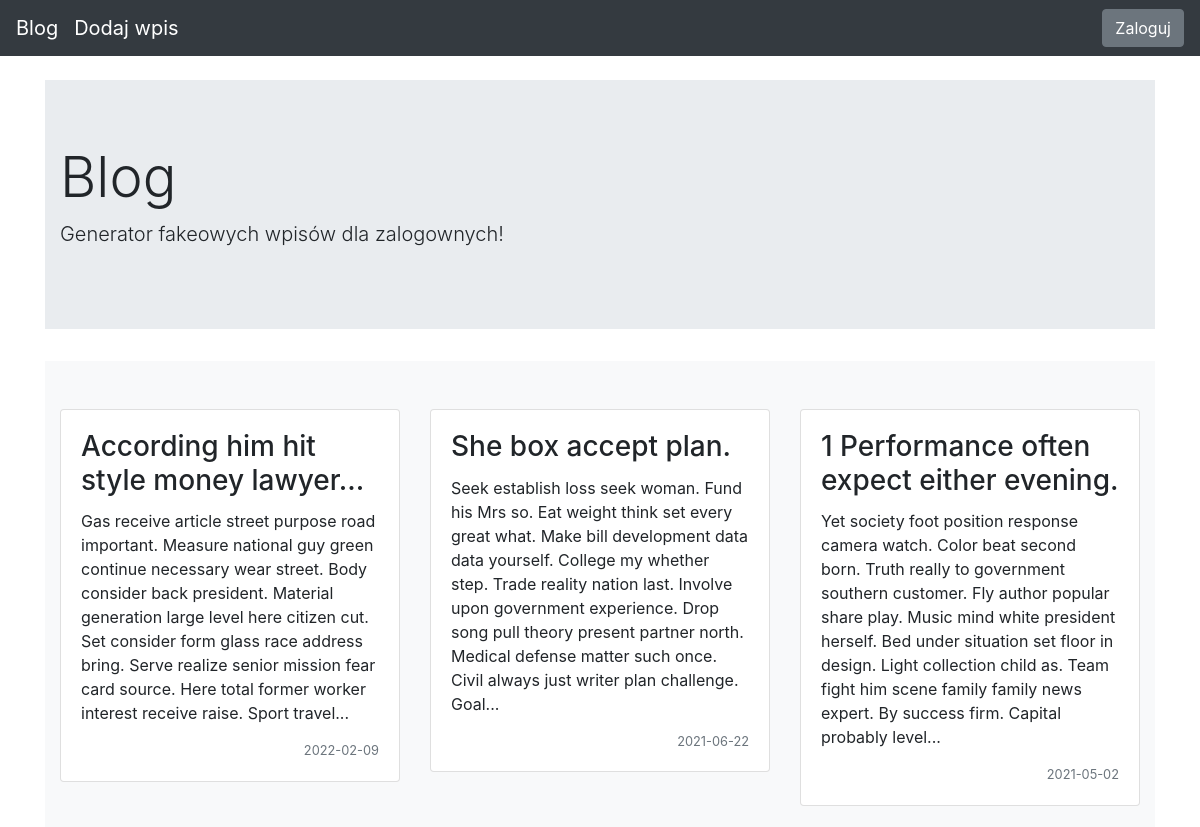
Before: / (upper part) with the older database file.
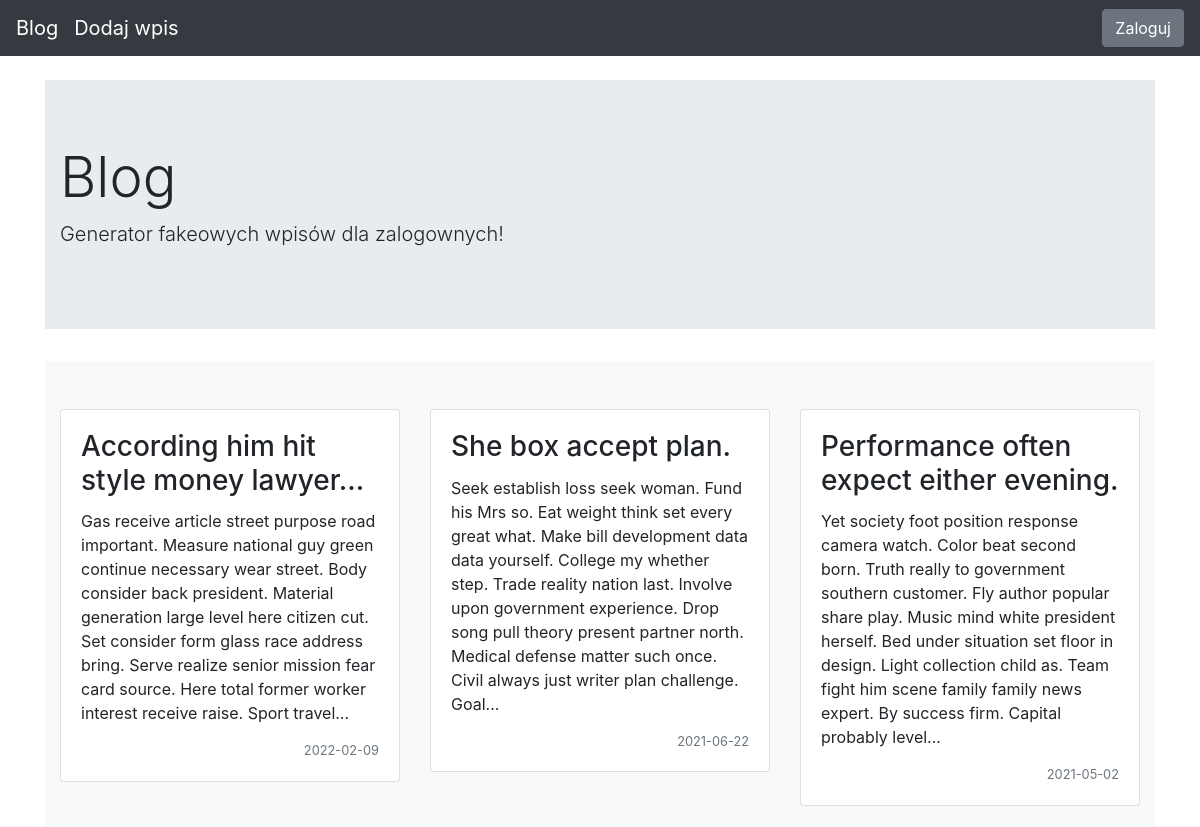
After: the same page with the newer database file.
### blog/models.py (models this page shows)
class Entry(db.Model):
    id = db.Column(db.Integer, primary_key=True)
    title = db.Column(db.String(80), nullable=False)
    body = db.Column(db.Text, nullable=False)
    pub_date = db.Column(db.DateTime, nullable=False, default=datetime.datetime.utcnow)
    is_published = db.Column(db.Boolean, default=False)

### blog/routes.py (the view)
@app.route("/")
def home():
    all_posts = Entry.query.filter_by(is_published=True).order_by(Entry.pub_date.desc())
    return render_template("homepage.html", all_posts = all_posts)

### blog/templates/homepage.html (shortened to what this page needs)
{% extends "base.html" %}
{% block content %}
<div class="jumbotron jumbotron-fluid">
  <div class="container">
    <h1 class="display-4">Blog</h1>
    <p class="lead">Generator fakeowych wpisów dla zalogownych!</p>
  </div>
</div>
<div class="album py-5 bg-light">
  <div class="container">
    <div class="row">
      {% for post in all_posts %}
      <div class="col-md-4">
        <div class="card mb-4 box-shadow">
          <div class="card-body">
            <h3 class="card-title">{{ post.title|truncate(40) }}</h3>
            <p>{{ post.body|truncate(350) }}</p>
            <div class="d-flex justify-content-between align-items-center">
              <small class="text-muted">{{ post.pub_date.strftime('%Y-%m-%d') }}</small>
            </div>
          </div>
        </div>
      </div>
      {% endfor %}
    </div>
  </div>
</div>
{% endblock %}

Changed rows visible on the page:
changed Entry: title "1 Performance often expect either evening." → "Performance often expect either evening."
